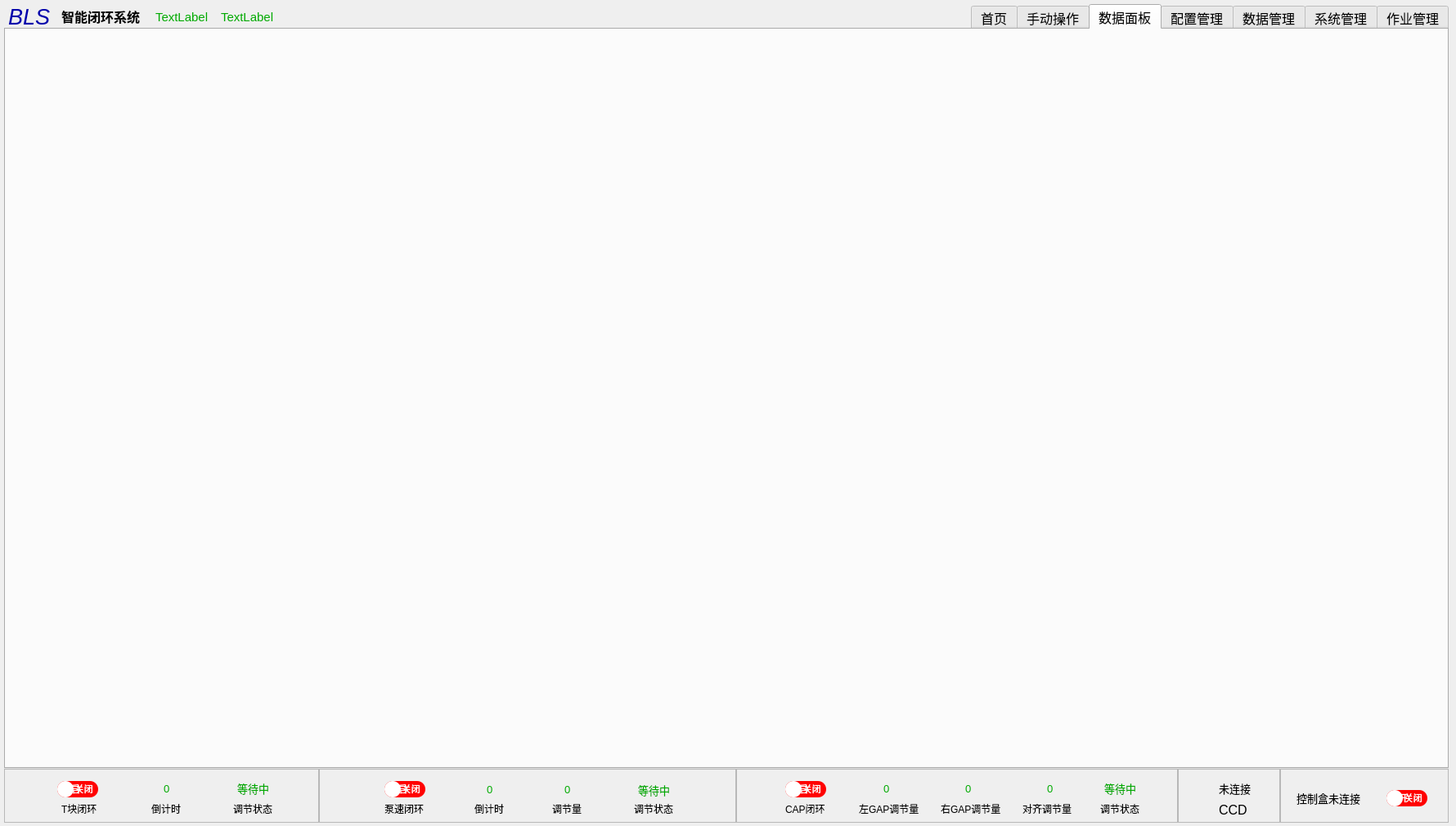
<?xml version="1.0" encoding="UTF-8"?>
<ui version="4.0">
 <class>MainWindow</class>
 <widget class="QMainWindow" name="MainWindow">
  <property name="geometry">
   <rect>
    <x>0</x>
    <y>0</y>
    <width>1780</width>
    <height>1010</height>
   </rect>
  </property>
  <property name="sizePolicy">
   <sizepolicy hsizetype="Minimum" vsizetype="Fixed">
    <horstretch>0</horstretch>
    <verstretch>0</verstretch>
   </sizepolicy>
  </property>
  <property name="windowTitle">
   <string>宝路盛闭环系统</string>
  </property>
  <widget class="QWidget" name="main">
   <property name="cursor">
    <cursorShape>UpArrowCursor</cursorShape>
   </property>
   <widget class="QFrame" name="frame_Tkuai">
    <property name="geometry">
     <rect>
      <x>5</x>
      <y>940</y>
      <width>385</width>
      <height>66</height>
     </rect>
    </property>
    <property name="frameShape">
     <enum>QFrame::StyledPanel</enum>
    </property>
    <property name="frameShadow">
     <enum>QFrame::Raised</enum>
    </property>
    <widget class="QLabel" name="label_7">
     <property name="geometry">
      <rect>
       <x>70</x>
       <y>40</y>
       <width>46</width>
       <height>18</height>
      </rect>
     </property>
     <property name="font">
      <font>
       <family>Arial</family>
       <pointsize>9</pointsize>
       <italic>false</italic>
      </font>
     </property>
     <property name="text">
      <string>T块闭环</string>
     </property>
    </widget>
    <widget class="QLabel" name="label_11">
     <property name="geometry">
      <rect>
       <x>180</x>
       <y>40</y>
       <width>55</width>
       <height>18</height>
      </rect>
     </property>
     <property name="text">
      <string>倒计时</string>
     </property>
    </widget>
    <widget class="QLabel" name="label_12">
     <property name="geometry">
      <rect>
       <x>280</x>
       <y>40</y>
       <width>55</width>
       <height>18</height>
      </rect>
     </property>
     <property name="text">
      <string>调节状态</string>
     </property>
    </widget>
    <widget class="QLabel" name="label_5">
     <property name="geometry">
      <rect>
       <x>195</x>
       <y>15</y>
       <width>16</width>
       <height>18</height>
      </rect>
     </property>
     <property name="font">
      <font>
       <pointsize>10</pointsize>
      </font>
     </property>
     <property name="styleSheet">
      <string notr="true">color: rgb(0, 170, 0);</string>
     </property>
     <property name="text">
      <string>0</string>
     </property>
    </widget>
    <widget class="QLabel" name="label_21">
     <property name="geometry">
      <rect>
       <x>285</x>
       <y>15</y>
       <width>55</width>
       <height>18</height>
      </rect>
     </property>
     <property name="font">
      <font>
       <pointsize>10</pointsize>
      </font>
     </property>
     <property name="styleSheet">
      <string notr="true">color: rgb(0, 170, 0);</string>
     </property>
     <property name="text">
      <string>等待中</string>
     </property>
    </widget>
    <widget class="QSlider" name="T_OPEN">
     <property name="geometry">
      <rect>
       <x>65</x>
       <y>15</y>
       <width>50</width>
       <height>20</height>
      </rect>
     </property>
     <property name="styleSheet">
      <string notr="true">QSlider::groove:horizontal {
     border: none;
     background-color:  rgb(255,0,0);
    border-radius:  10px;
}
QSlider::handle:horizontal {
     width:  20px;
    height:  30px; 
    background-color:  white;
    border-radius:10px; 
}
QSlider:: handle:hover  {
        background-color:  white;
}
QSlider:: handle:checked  {
        background-color: blue;
}
</string>
     </property>
     <property name="maximum">
      <number>1</number>
     </property>
     <property name="singleStep">
      <number>0</number>
     </property>
     <property name="orientation">
      <enum>Qt::Horizontal</enum>
     </property>
     <property name="tickInterval">
      <number>1</number>
     </property>
    </widget>
    <widget class="QLabel" name="label_start">
     <property name="geometry">
      <rect>
       <x>71</x>
       <y>14</y>
       <width>26</width>
       <height>21</height>
      </rect>
     </property>
     <property name="font">
      <font>
       <pointsize>8</pointsize>
      </font>
     </property>
     <property name="styleSheet">
      <string notr="true">color: rgb(255, 255, 255);
</string>
     </property>
     <property name="text">
      <string>开启</string>
     </property>
    </widget>
    <widget class="QLabel" name="label_close">
     <property name="geometry">
      <rect>
       <x>87</x>
       <y>14</y>
       <width>26</width>
       <height>21</height>
      </rect>
     </property>
     <property name="font">
      <font>
       <pointsize>8</pointsize>
      </font>
     </property>
     <property name="styleSheet">
      <string notr="true">color: rgb(255, 255, 255);</string>
     </property>
     <property name="text">
      <string>关闭</string>
     </property>
    </widget>
   </widget>
   <widget class="QFrame" name="frame_BenSu">
    <property name="geometry">
     <rect>
      <x>390</x>
      <y>940</y>
      <width>510</width>
      <height>66</height>
     </rect>
    </property>
    <property name="frameShape">
     <enum>QFrame::StyledPanel</enum>
    </property>
    <property name="frameShadow">
     <enum>QFrame::Raised</enum>
    </property>
    <widget class="QLabel" name="label_8">
     <property name="geometry">
      <rect>
       <x>80</x>
       <y>40</y>
       <width>55</width>
       <height>18</height>
      </rect>
     </property>
     <property name="text">
      <string>泵速闭环</string>
     </property>
    </widget>
    <widget class="QLabel" name="label_22">
     <property name="geometry">
      <rect>
       <x>205</x>
       <y>15</y>
       <width>20</width>
       <height>21</height>
      </rect>
     </property>
     <property name="font">
      <font>
       <pointsize>10</pointsize>
      </font>
     </property>
     <property name="styleSheet">
      <string notr="true">color: rgb(0, 170, 0);</string>
     </property>
     <property name="text">
      <string>0</string>
     </property>
    </widget>
    <widget class="QLabel" name="label_13">
     <property name="geometry">
      <rect>
       <x>190</x>
       <y>40</y>
       <width>55</width>
       <height>18</height>
      </rect>
     </property>
     <property name="text">
      <string>倒计时</string>
     </property>
    </widget>
    <widget class="QLabel" name="label_23">
     <property name="geometry">
      <rect>
       <x>300</x>
       <y>15</y>
       <width>21</width>
       <height>21</height>
      </rect>
     </property>
     <property name="font">
      <font>
       <pointsize>10</pointsize>
      </font>
     </property>
     <property name="styleSheet">
      <string notr="true">color: rgb(0, 170, 0);</string>
     </property>
     <property name="text">
      <string>0</string>
     </property>
    </widget>
    <widget class="QLabel" name="label_14">
     <property name="geometry">
      <rect>
       <x>285</x>
       <y>40</y>
       <width>55</width>
       <height>18</height>
      </rect>
     </property>
     <property name="text">
      <string>调节量</string>
     </property>
    </widget>
    <widget class="QLabel" name="label_15">
     <property name="geometry">
      <rect>
       <x>385</x>
       <y>40</y>
       <width>55</width>
       <height>18</height>
      </rect>
     </property>
     <property name="text">
      <string>调节状态</string>
     </property>
    </widget>
    <widget class="QLabel" name="label_24">
     <property name="geometry">
      <rect>
       <x>390</x>
       <y>15</y>
       <width>71</width>
       <height>21</height>
      </rect>
     </property>
     <property name="font">
      <font>
       <pointsize>10</pointsize>
      </font>
     </property>
     <property name="styleSheet">
      <string notr="true">color: rgb(0, 170, 0);</string>
     </property>
     <property name="text">
      <string>等待中</string>
     </property>
    </widget>
    <widget class="QSlider" name="BS_OPEN">
     <property name="geometry">
      <rect>
       <x>80</x>
       <y>15</y>
       <width>50</width>
       <height>20</height>
      </rect>
     </property>
     <property name="styleSheet">
      <string notr="true">QSlider::groove:horizontal {
     border: none;
     background-color:  rgb(255,0,0);
    border-radius:   10px;
}
QSlider::handle:horizontal {
     width:  20px;
    height:  30px; 
    background-color:  white;
    border-radius:10px; 
}
QSlider:: handle:hover  {
        background-color:  white;
}
QSlider:: handle:checked  {
        background-color: blue;
}
</string>
     </property>
     <property name="maximum">
      <number>1</number>
     </property>
     <property name="singleStep">
      <number>0</number>
     </property>
     <property name="orientation">
      <enum>Qt::Horizontal</enum>
     </property>
     <property name="tickInterval">
      <number>1</number>
     </property>
    </widget>
    <widget class="QLabel" name="label_close2">
     <property name="geometry">
      <rect>
       <x>102</x>
       <y>14</y>
       <width>26</width>
       <height>21</height>
      </rect>
     </property>
     <property name="font">
      <font>
       <pointsize>8</pointsize>
      </font>
     </property>
     <property name="styleSheet">
      <string notr="true">color: rgb(255, 255, 255);</string>
     </property>
     <property name="text">
      <string>关闭</string>
     </property>
    </widget>
    <widget class="QLabel" name="label_start2">
     <property name="geometry">
      <rect>
       <x>86</x>
       <y>14</y>
       <width>26</width>
       <height>21</height>
      </rect>
     </property>
     <property name="font">
      <font>
       <pointsize>8</pointsize>
      </font>
     </property>
     <property name="styleSheet">
      <string notr="true">color: rgb(255, 255, 255);</string>
     </property>
     <property name="text">
      <string>开启</string>
     </property>
    </widget>
   </widget>
   <widget class="QFrame" name="frame_GAP">
    <property name="geometry">
     <rect>
      <x>900</x>
      <y>940</y>
      <width>540</width>
      <height>66</height>
     </rect>
    </property>
    <property name="frameShape">
     <enum>QFrame::StyledPanel</enum>
    </property>
    <property name="frameShadow">
     <enum>QFrame::Raised</enum>
    </property>
    <widget class="QLabel" name="label_9">
     <property name="geometry">
      <rect>
       <x>60</x>
       <y>40</y>
       <width>55</width>
       <height>18</height>
      </rect>
     </property>
     <property name="text">
      <string>CAP闭环</string>
     </property>
    </widget>
    <widget class="QLabel" name="label_16">
     <property name="geometry">
      <rect>
       <x>150</x>
       <y>40</y>
       <width>81</width>
       <height>18</height>
      </rect>
     </property>
     <property name="text">
      <string>左GAP调节量</string>
     </property>
    </widget>
    <widget class="QLabel" name="label_17">
     <property name="geometry">
      <rect>
       <x>250</x>
       <y>40</y>
       <width>91</width>
       <height>18</height>
      </rect>
     </property>
     <property name="text">
      <string>右GAP调节量</string>
     </property>
    </widget>
    <widget class="QLabel" name="label_19">
     <property name="geometry">
      <rect>
       <x>350</x>
       <y>40</y>
       <width>81</width>
       <height>18</height>
      </rect>
     </property>
     <property name="text">
      <string>对齐调节量</string>
     </property>
    </widget>
    <widget class="QLabel" name="label_20">
     <property name="geometry">
      <rect>
       <x>445</x>
       <y>40</y>
       <width>55</width>
       <height>18</height>
      </rect>
     </property>
     <property name="text">
      <string>调节状态</string>
     </property>
    </widget>
    <widget class="QLabel" name="label_25">
     <property name="geometry">
      <rect>
       <x>180</x>
       <y>15</y>
       <width>21</width>
       <height>18</height>
      </rect>
     </property>
     <property name="font">
      <font>
       <pointsize>10</pointsize>
      </font>
     </property>
     <property name="styleSheet">
      <string notr="true">color: rgb(0, 170, 0);</string>
     </property>
     <property name="text">
      <string>0</string>
     </property>
    </widget>
    <widget class="QLabel" name="label_27">
     <property name="geometry">
      <rect>
       <x>280</x>
       <y>15</y>
       <width>21</width>
       <height>18</height>
      </rect>
     </property>
     <property name="font">
      <font>
       <pointsize>10</pointsize>
      </font>
     </property>
     <property name="styleSheet">
      <string notr="true">color: rgb(0, 170, 0);</string>
     </property>
     <property name="text">
      <string>0</string>
     </property>
    </widget>
    <widget class="QLabel" name="label_28">
     <property name="geometry">
      <rect>
       <x>380</x>
       <y>15</y>
       <width>16</width>
       <height>18</height>
      </rect>
     </property>
     <property name="font">
      <font>
       <pointsize>10</pointsize>
      </font>
     </property>
     <property name="styleSheet">
      <string notr="true">color: rgb(0, 170, 0);</string>
     </property>
     <property name="text">
      <string>0</string>
     </property>
    </widget>
    <widget class="QLabel" name="label_29">
     <property name="geometry">
      <rect>
       <x>450</x>
       <y>15</y>
       <width>55</width>
       <height>18</height>
      </rect>
     </property>
     <property name="font">
      <font>
       <pointsize>10</pointsize>
      </font>
     </property>
     <property name="styleSheet">
      <string notr="true">color: rgb(0, 170, 0);</string>
     </property>
     <property name="text">
      <string>等待中</string>
     </property>
    </widget>
    <widget class="QSlider" name="CAP_OPEN">
     <property name="geometry">
      <rect>
       <x>60</x>
       <y>15</y>
       <width>50</width>
       <height>20</height>
      </rect>
     </property>
     <property name="styleSheet">
      <string notr="true">QSlider::groove:horizontal {
     border: none;
     background-color:  rgb(255,0,0);
    border-radius:   10px;
}
QSlider::handle:horizontal {
     width:  20px;
    height:  30px; 
    background-color:  white;
    border-radius:10px; 
}
QSlider:: handle:hover  {
        background-color:  white;
}
QSlider:: handle:checked  {
        background-color: blue;
}
</string>
     </property>
     <property name="maximum">
      <number>1</number>
     </property>
     <property name="singleStep">
      <number>0</number>
     </property>
     <property name="orientation">
      <enum>Qt::Horizontal</enum>
     </property>
     <property name="tickInterval">
      <number>1</number>
     </property>
    </widget>
    <widget class="QLabel" name="label_close3">
     <property name="geometry">
      <rect>
       <x>82</x>
       <y>14</y>
       <width>26</width>
       <height>21</height>
      </rect>
     </property>
     <property name="font">
      <font>
       <pointsize>8</pointsize>
      </font>
     </property>
     <property name="styleSheet">
      <string notr="true">color: rgb(255, 255, 255);</string>
     </property>
     <property name="text">
      <string>关闭</string>
     </property>
    </widget>
    <widget class="QLabel" name="label_start3">
     <property name="geometry">
      <rect>
       <x>66</x>
       <y>14</y>
       <width>26</width>
       <height>21</height>
      </rect>
     </property>
     <property name="font">
      <font>
       <pointsize>8</pointsize>
      </font>
     </property>
     <property name="styleSheet">
      <string notr="true">color: rgb(255, 255, 255);</string>
     </property>
     <property name="text">
      <string>开启</string>
     </property>
    </widget>
   </widget>
   <widget class="QFrame" name="frame_CCD">
    <property name="geometry">
     <rect>
      <x>1440</x>
      <y>940</y>
      <width>125</width>
      <height>66</height>
     </rect>
    </property>
    <property name="frameShape">
     <enum>QFrame::StyledPanel</enum>
    </property>
    <property name="frameShadow">
     <enum>QFrame::Raised</enum>
    </property>
    <widget class="QLabel" name="label_ccd">
     <property name="geometry">
      <rect>
       <x>50</x>
       <y>40</y>
       <width>41</width>
       <height>20</height>
      </rect>
     </property>
     <property name="font">
      <font>
       <family>Arial</family>
       <pointsize>12</pointsize>
      </font>
     </property>
     <property name="text">
      <string>CCD</string>
     </property>
    </widget>
    <widget class="QLabel" name="label_ccdState">
     <property name="geometry">
      <rect>
       <x>50</x>
       <y>15</y>
       <width>45</width>
       <height>18</height>
      </rect>
     </property>
     <property name="font">
      <font>
       <pointsize>10</pointsize>
      </font>
     </property>
     <property name="text">
      <string>未连接</string>
     </property>
    </widget>
   </widget>
   <widget class="QLabel" name="t_year_label">
    <property name="geometry">
     <rect>
      <x>190</x>
      <y>8</y>
      <width>76</width>
      <height>25</height>
     </rect>
    </property>
    <property name="font">
     <font>
      <family>Arial</family>
      <pointsize>11</pointsize>
     </font>
    </property>
    <property name="styleSheet">
     <string notr="true">color: rgb(0, 170, 0);</string>
    </property>
    <property name="frameShape">
     <enum>QFrame::NoFrame</enum>
    </property>
    <property name="text">
     <string>TextLabel</string>
    </property>
   </widget>
   <widget class="QLabel" name="t_date_label">
    <property name="geometry">
     <rect>
      <x>270</x>
      <y>8</y>
      <width>80</width>
      <height>25</height>
     </rect>
    </property>
    <property name="font">
     <font>
      <family>Arial</family>
      <pointsize>11</pointsize>
     </font>
    </property>
    <property name="styleSheet">
     <string notr="true">color: rgb(0, 170, 0);</string>
    </property>
    <property name="frameShape">
     <enum>QFrame::NoFrame</enum>
    </property>
    <property name="text">
     <string>TextLabel</string>
    </property>
   </widget>
   <widget class="QTabWidget" name="tabWidget">
    <property name="enabled">
     <bool>true</bool>
    </property>
    <property name="geometry">
     <rect>
      <x>5</x>
      <y>5</y>
      <width>1766</width>
      <height>935</height>
     </rect>
    </property>
    <property name="font">
     <font>
      <family>Arial</family>
      <pointsize>12</pointsize>
      <bold>false</bold>
     </font>
    </property>
    <property name="layoutDirection">
     <enum>Qt::RightToLeft</enum>
    </property>
    <property name="tabShape">
     <enum>QTabWidget::Rounded</enum>
    </property>
    <property name="currentIndex">
     <number>4</number>
    </property>
    <property name="usesScrollButtons">
     <bool>true</bool>
    </property>
    <property name="tabsClosable">
     <bool>false</bool>
    </property>
    <widget class="QWidget" name="tab_7">
     <attribute name="title">
      <string>作业管理</string>
     </attribute>
    </widget>
    <widget class="QWidget" name="tab_6">
     <attribute name="title">
      <string>系统管理</string>
     </attribute>
    </widget>
    <widget class="QWidget" name="tab_5">
     <attribute name="title">
      <string>数据管理</string>
     </attribute>
    </widget>
    <widget class="QWidget" name="tab_4">
     <attribute name="title">
      <string>配置管理</string>
     </attribute>
    </widget>
    <widget class="QWidget" name="tab_3">
     <attribute name="title">
      <string>数据面板</string>
     </attribute>
    </widget>
    <widget class="QWidget" name="tab_2">
     <attribute name="title">
      <string>手动操作</string>
     </attribute>
    </widget>
    <widget class="QWidget" name="tab">
     <attribute name="title">
      <string>首页</string>
     </attribute>
    </widget>
   </widget>
   <widget class="QLabel" name="label_30">
    <property name="geometry">
     <rect>
      <x>75</x>
      <y>5</y>
      <width>111</width>
      <height>30</height>
     </rect>
    </property>
    <property name="font">
     <font>
      <family>Arial</family>
      <pointsize>12</pointsize>
      <bold>true</bold>
     </font>
    </property>
    <property name="text">
     <string>智能闭环系统</string>
    </property>
   </widget>
   <widget class="QLabel" name="log_label">
    <property name="geometry">
     <rect>
      <x>10</x>
      <y>5</y>
      <width>51</width>
      <height>30</height>
     </rect>
    </property>
    <property name="font">
     <font>
      <family>Arial</family>
      <pointsize>20</pointsize>
      <italic>true</italic>
     </font>
    </property>
    <property name="layoutDirection">
     <enum>Qt::LeftToRight</enum>
    </property>
    <property name="styleSheet">
     <string notr="true">color: rgb(0, 0, 171);</string>
    </property>
    <property name="frameShape">
     <enum>QFrame::NoFrame</enum>
    </property>
    <property name="text">
     <string>BLS</string>
    </property>
   </widget>
   <widget class="QFrame" name="frame">
    <property name="geometry">
     <rect>
      <x>1565</x>
      <y>940</y>
      <width>206</width>
      <height>66</height>
     </rect>
    </property>
    <property name="frameShape">
     <enum>QFrame::StyledPanel</enum>
    </property>
    <property name="frameShadow">
     <enum>QFrame::Raised</enum>
    </property>
    <widget class="QLabel" name="label_CAN">
     <property name="geometry">
      <rect>
       <x>20</x>
       <y>25</y>
       <width>101</width>
       <height>21</height>
      </rect>
     </property>
     <property name="font">
      <font>
       <pointsize>10</pointsize>
      </font>
     </property>
     <property name="text">
      <string>控制盒未连接</string>
     </property>
    </widget>
    <widget class="QLabel" name="label_start_CAN">
     <property name="geometry">
      <rect>
       <x>145</x>
       <y>25</y>
       <width>10</width>
       <height>21</height>
      </rect>
     </property>
     <property name="font">
      <font>
       <pointsize>8</pointsize>
      </font>
     </property>
     <property name="styleSheet">
      <string notr="true">color: rgb(255, 255, 255);
</string>
     </property>
     <property name="text">
      <string>开启</string>
     </property>
    </widget>
    <widget class="QLabel" name="label_close_CAN">
     <property name="geometry">
      <rect>
       <x>152</x>
       <y>25</y>
       <width>26</width>
       <height>21</height>
      </rect>
     </property>
     <property name="font">
      <font>
       <pointsize>8</pointsize>
      </font>
     </property>
     <property name="styleSheet">
      <string notr="true">color: rgb(255, 255, 255);</string>
     </property>
     <property name="text">
      <string>关闭</string>
     </property>
    </widget>
    <widget class="QSlider" name="CAN_OPEN">
     <property name="geometry">
      <rect>
       <x>130</x>
       <y>26</y>
       <width>50</width>
       <height>20</height>
      </rect>
     </property>
     <property name="styleSheet">
      <string notr="true">QSlider::groove:horizontal {
     border: none;
     background-color:  rgb(255,0,0);
    border-radius:  10px;
}
QSlider::handle:horizontal {
     width:  20px;
    height:  30px; 
    background-color:  white;
    border-radius:10px; 
}
QSlider:: handle:hover  {
        background-color:  white;
}
QSlider:: handle:checked  {
        background-color: blue;
}
</string>
     </property>
     <property name="maximum">
      <number>1</number>
     </property>
     <property name="singleStep">
      <number>0</number>
     </property>
     <property name="orientation">
      <enum>Qt::Horizontal</enum>
     </property>
     <property name="tickInterval">
      <number>1</number>
     </property>
    </widget>
    <zorder>label_CAN</zorder>
    <zorder>CAN_OPEN</zorder>
    <zorder>label_start_CAN</zorder>
    <zorder>label_close_CAN</zorder>
   </widget>
   <zorder>tabWidget</zorder>
   <zorder>t_year_label</zorder>
   <zorder>t_date_label</zorder>
   <zorder>label_30</zorder>
   <zorder>log_label</zorder>
   <zorder>frame_Tkuai</zorder>
   <zorder>frame_BenSu</zorder>
   <zorder>frame_GAP</zorder>
   <zorder>frame_CCD</zorder>
   <zorder>frame</zorder>
  </widget>
 </widget>
 <resources/>
 <connections/>
 <designerdata>
  <property name="gridDeltaX">
   <number>5</number>
  </property>
  <property name="gridDeltaY">
   <number>5</number>
  </property>
  <property name="gridSnapX">
   <bool>true</bool>
  </property>
  <property name="gridSnapY">
   <bool>true</bool>
  </property>
  <property name="gridVisible">
   <bool>false</bool>
  </property>
 </designerdata>
</ui>
